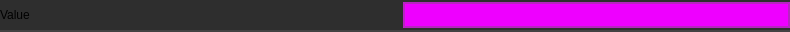
<?xml version="1.0" encoding="UTF-8"?>
<ui version="4.0">
 <class>Widget</class>
 <widget class="QWidget" name="Widget">
  <property name="geometry">
   <rect>
    <x>0</x>
    <y>0</y>
    <width>790</width>
    <height>32</height>
   </rect>
  </property>
  <property name="minimumSize">
   <size>
    <width>0</width>
    <height>0</height>
   </size>
  </property>
  <property name="maximumSize">
   <size>
    <width>16777215</width>
    <height>97</height>
   </size>
  </property>
  <property name="windowTitle">
   <string>Form</string>
  </property>
  <property name="styleSheet">
   <string notr="true">.QWidget {
    font: 580 10pt &quot;Segoe UI&quot;;
    border: 2px solid black;
    border-radius: 0px;
    border-left: 0px;
    border-right: 0px;
	border-top: 0px;
    border-color: rgba(66, 66, 66, 255);
    padding: 8px;
    padding-left: 6px;
    padding-right: 6px;
    color: #e5e5e5;
    background-color: #2e2e2e;
}

.QWidget::hover {
}
.QWidget::selected {
    background-color: #515965;
}</string>
  </property>
  <layout class="QVBoxLayout" name="verticalLayout">
   <property name="spacing">
    <number>0</number>
   </property>
   <property name="leftMargin">
    <number>0</number>
   </property>
   <property name="topMargin">
    <number>0</number>
   </property>
   <property name="rightMargin">
    <number>0</number>
   </property>
   <property name="bottomMargin">
    <number>0</number>
   </property>
   <item>
    <widget class="QFrame" name="frame">
     <property name="maximumSize">
      <size>
       <width>16777215</width>
       <height>32</height>
      </size>
     </property>
     <property name="styleSheet">
      <string notr="true">.QFrame {
    font: 580 10pt &quot;Segoe UI&quot;;
    border: 2px solid black;
    border-radius: 0px;
    border-left: 0px;
    border-right: 0px;
	border-top: 0px;
    border-color: rgba(66, 66, 66, 255);
    color: #e5e5e5;
    background-color: #2e2e2e;
}

.QFrame::hover {
}
.QFrame::selected {
    background-color: #515965;
}</string>
     </property>
     <property name="frameShape">
      <enum>QFrame::StyledPanel</enum>
     </property>
     <property name="frameShadow">
      <enum>QFrame::Raised</enum>
     </property>
     <property name="lineWidth">
      <number>0</number>
     </property>
     <layout class="QHBoxLayout" name="horizontalLayout_2">
      <property name="spacing">
       <number>16</number>
      </property>
      <property name="leftMargin">
       <number>0</number>
      </property>
      <property name="topMargin">
       <number>0</number>
      </property>
      <property name="rightMargin">
       <number>0</number>
      </property>
      <property name="bottomMargin">
       <number>0</number>
      </property>
      <item>
       <widget class="QLabel" name="label">
        <property name="styleSheet">
         <string notr="true">border:0px;
background-color: rgba(255, 255, 255, 0);
font: 8pt &quot;Segoe UI&quot;;

</string>
        </property>
        <property name="text">
         <string>Value</string>
        </property>
       </widget>
      </item>
      <item>
       <widget class="QPushButton" name="color">
        <property name="styleSheet">
         <string notr="true">background-color: rgb(238, 0, 255);
padding:4px;
border:0px;
border: 2px solid translucent;
border-color: rgba(94, 94, 94, 100);</string>
        </property>
        <property name="text">
         <string/>
        </property>
       </widget>
      </item>
     </layout>
    </widget>
   </item>
  </layout>
 </widget>
 <resources/>
 <connections/>
</ui>
